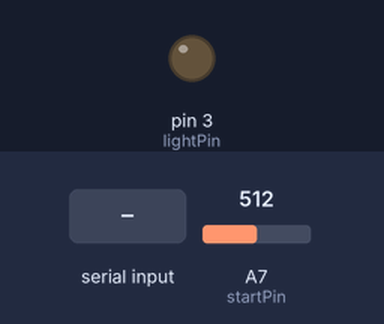
Simulated run of this sketch. Board: Arduino Nano, built with avr-gcc and run on an emulated ATmega328P. On the bench: output pins drawn as LEDs (lit = HIGH). The inputs (shaded band) are chosen by the test bench; at power-on: A7 (startPin) = 512. What the sketch prints to the serial monitor is not drawn.

Above: at 1.2 s.
1.3 s: "ME1\n" received over Serial
At 1.9 s:
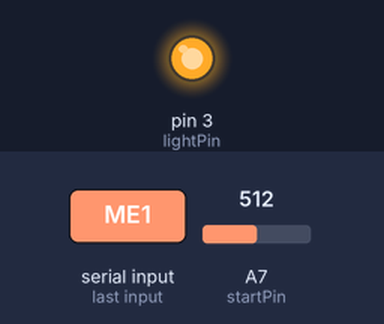
Timing chart, 0 to 10.8 s (numbered marks = the images above; inputs shaded):
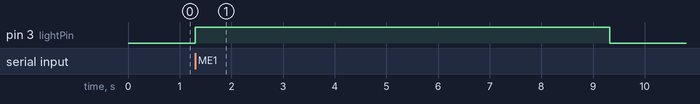

Measured:
- after the input at 1.3 s, pin 3 (lightPin): LOW → HIGH at once, → LOW 8.0 s later

The sketch:

arduinoSketch.ino
```cpp
String lastMessage = "";
String separator = "\n";
int delayBetweenValues = 50;
int ammountPointsPerMeasurement = 50;
unsigned long delayOn = 5000;
unsigned long delayOff = 500;

int startPin = A7; //pin measuring the inital resistance
int inputPin = A5;
int lightPin = 3;

boolean handShakeDone = false;

void setup() {
  // put your setup code here, to run once:
  pinMode(lightPin, OUTPUT);
  Serial.begin(57600);
  mySendString("RDY");
}


/**
 * Halts the programm until two bytes (that should represent the number of
 * and the delay between measurents) are recieved.
 */
void configuremeasurements(){
  boolean isRecieved = false;
  while(!isRecieved){
    if(Serial.available() > 6){
      String msg = "";
      isRecieved = true;
      delayBetweenValues = Serial.read();
      ammountPointsPerMeasurement = Serial.read();
      delayOn = ((long) Serial.read()) << 16;
      delayOn = delayOn + (((long) Serial.read()) << 8);
      delayOn = delayOn + Serial.read();
      delayOff = Serial.read() << 7;
      delayOff = delayOff + Serial.read();
      //Debugging
      /*sendValue(delayBetweenValues);
      sendValue(ammountPointsPerMeasurement);
      sendValue(delayOn);
      sendValue(delayOff);*/
    }
  }
}

void sendValue(long value){
  String snd = separator;
  snd = value + snd;
  Serial.print(snd);
}

void mySendString(String string){
  String snd = separator;
  snd = string + snd;
  Serial.print(snd);
  }

void measure(int pin){
  digitalWrite(lightPin,HIGH);
  analogRead(pin); //Dummy measurement
  delay(delayOn);
  //measure
  for(int i = 0; i < ammountPointsPerMeasurement; i++){
      int analogValue = analogRead(pin);
      sendValue(analogValue);
      delay(delayBetweenValues);
    }
  delay(delayOff);
  digitalWrite(lightPin,LOW);
  mySendString("RDY");
  }

void measureDummy(int pin){
    analogRead(pin);
  }

void measureBase(int pin){
  measureDummy(pin);
  digitalWrite(lightPin,HIGH);
  delay(delayOn);
  for(int i = 0; i < ammountPointsPerMeasurement; i++){
      int analogValue = analogRead(pin);
      delay(delayBetweenValues);
      sendValue(analogValue);
    }
  delay(delayOff);
  digitalWrite(lightPin,LOW);
  mySendString("RDY");
  }

void disconnectLightbringer(){
  handShakeDone = false;
  digitalWrite(lightPin,LOW);
  }

/*If there seems to be a bug with the microprocessor
 * delete the if statement when lastMessage == "BYE"
 */
void loop() {
  if(Serial.available() > 0){
    lastMessage = Serial.readStringUntil('\n');
    if(lastMessage == "BYE"){
      disconnectLightbringer();
      }
    else if(lastMessage == "ACK"){
        handShakeDone = true;
      }
    else if(lastMessage == "CON"){
        configuremeasurements();
      }
    else if(lastMessage == "ME1"){
          measureBase(startPin);
      }
    else if (lastMessage == "MES"){
          measure(inputPin);
      }
    }
    if(!handShakeDone){
      mySendString("RDY");
      delay(100);
      }
}
```
